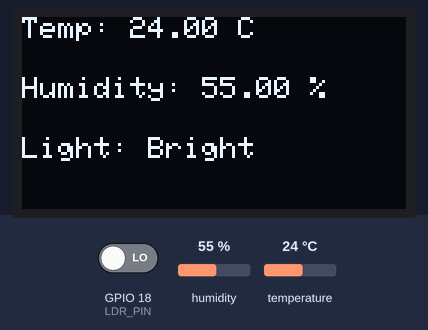
A sketch run on a simulated ESP32. On the bench: 128×64 one-colour display. The test bench sets the inputs (shaded band); at power-on: GPIO 18 (LDR_PIN) LOW, humidity 55 %, temperature 24 °C. WiFi joins after 1.5 s; servers stay silent unless stated; what the sketch prints to the serial monitor is not drawn.

Above: at 2.7 s.
2.8 s: GPIO 18 (LDR_PIN) driven HIGH
At 4.7 s:
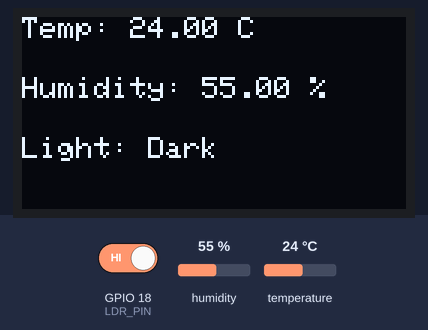
5.0 s: GPIO 18 (LDR_PIN) driven LOW
At 6.3 s:
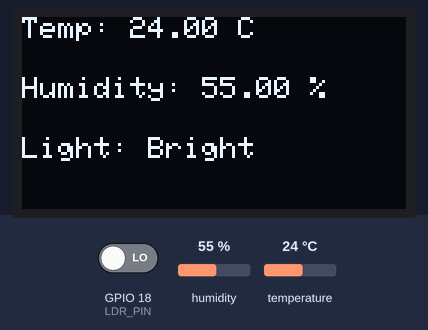
7.1 s: humidity set to 22 %
At 8.8 s:
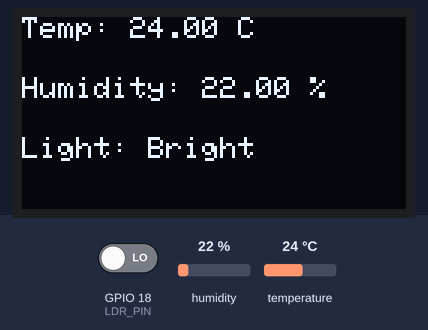
9.1 s: temperature set to 12 °C
At 10.5 s:
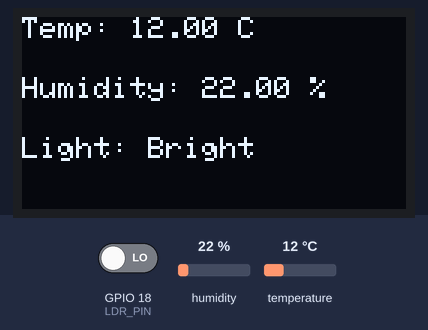
11.1 s: humidity set to 40 %
At 12.0 s:
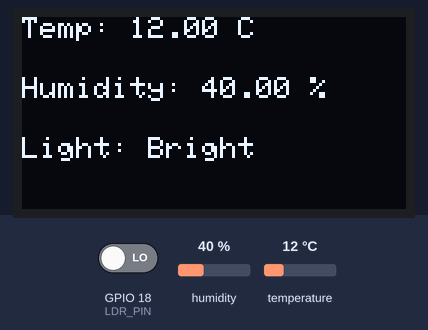
13.2 s: temperature set to 19 °C
Timing chart, 0 to 16.2 s (numbered marks = the images above; inputs shaded):
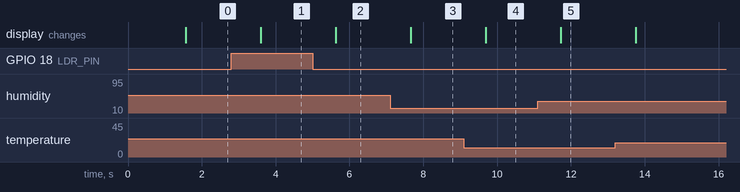

Measured:
- after the input at 2.8 s, the display: changes after 0.80 s (image 1)
- after the input at 5.0 s, the display: changes after 0.63 s (image 2)
- after the input at 7.1 s, the display: changes after 0.56 s (image 3)
- after the input at 9.1 s, the display: changes after 0.59 s (image 4)
- after the input at 11.1 s, the display: changes after 0.62 s (image 5)

The sketch:

ESP32_Sensor.ino
```cpp
#include <Wire.h>
#include <Adafruit_GFX.h>
#include <Adafruit_SSD1306.h>
#include "DHT.h"
#include "thingProperties.h"

// ----------------- OLED -----------------
#define SCREEN_WIDTH 128
#define SCREEN_HEIGHT 64
Adafruit_SSD1306 display(SCREEN_WIDTH, SCREEN_HEIGHT, &Wire, -1);

// ----------------- DHT22 -----------------
#define DHTPIN 4
#define DHTTYPE DHT22
DHT dht(DHTPIN, DHTTYPE);

// ----------------- LDR -----------------
#define LDR_PIN 18

// ----------------- Setup Sensors -----------------
void setupSensors() {
  if (!display.begin(SSD1306_SWITCHCAPVCC, 0x3C)) {
    Serial.println("OLED init failed!");
    while (1);
  }
  display.clearDisplay();

  dht.begin();
  pinMode(LDR_PIN, INPUT);
}

// ----------------- Update Sensors -----------------
void updateSensors() {
  float temp = dht.readTemperature();
  float hum = dht.readHumidity();
  int lightState = digitalRead(LDR_PIN);

  if (!isnan(temp) && !isnan(hum)) {
    temperature = temp;
    humidity = hum;
    light = lightState;
  }

  // OLED display
  display.clearDisplay();
  display.setTextSize(1);
  display.setTextColor(WHITE);

  display.setCursor(0, 0);
  display.print("Temp: ");
  display.print(temp);
  display.println(" C");

  display.setCursor(0, 20);
  display.print("Humidity: ");
  display.print(hum);
  display.println(" %");

  display.setCursor(0, 40);
  display.print("Light: ");
  display.println(lightState == HIGH ? "Dark" : "Bright");

  display.display();

  // Serial Monitor
  Serial.print("Temp: ");
  Serial.print(temp);
  Serial.print(" C  Hum: ");
  Serial.print(hum);
  Serial.print(" %  Light: ");
  Serial.println(lightState == HIGH ? "Dark" : "Bright");
}

// ----------------- MAIN SETUP -----------------
void setup() {
  Serial.begin(115200);
  delay(1500);

  initProperties();
  ArduinoCloud.begin(ArduinoIoTPreferredConnection);

  setDebugMessageLevel(2);
  ArduinoCloud.printDebugInfo();

  setupSensors();
}

// ----------------- MAIN LOOP -----------------
void loop() {
  ArduinoCloud.update();
  updateSensors();
  delay(2000);
}
```

thingProperties.h
```cpp
#pragma once

#include <ArduinoIoTCloud.h>
#include <Arduino_ConnectionHandler.h>
#include <WiFi.h>

// --------- YOUR DETAILS ---------
const char DEVICE_LOGIN_NAME[]  = "d9e250cf-392a-4738-9a1d-e8092f379e94";
const char SSID[]               = "U";
const char PASS[]               = "THARUPABA";
const char DEVICE_KEY[]         = "E6YRmCfE38Rn9159l1vSNQx5B";

// --------- CLOUD VARIABLES ---------
float temperature;
float humidity;
int light;

// --------- CALLBACKS ---------
void onTemperatureChange() {}
void onHumidityChange() {}
void onLightChange() {}

// --------- CONNECTION ---------
WiFiConnectionHandler ArduinoIoTPreferredConnection(SSID, PASS);

// --------- INIT ---------
void initProperties() {
  ArduinoCloud.setBoardId("d9e250cf-392a-4738-9a1d-e8092f379e94");
  ArduinoCloud.setSecretDeviceKey("E6YRmCfE38Rn9159l1vSNQx5B");

  ArduinoCloud.addProperty(temperature, READWRITE, ON_CHANGE, onTemperatureChange);
  ArduinoCloud.addProperty(humidity, READWRITE, ON_CHANGE, onHumidityChange);
  ArduinoCloud.addProperty(light, READWRITE, ON_CHANGE, onLightChange);
}
```
